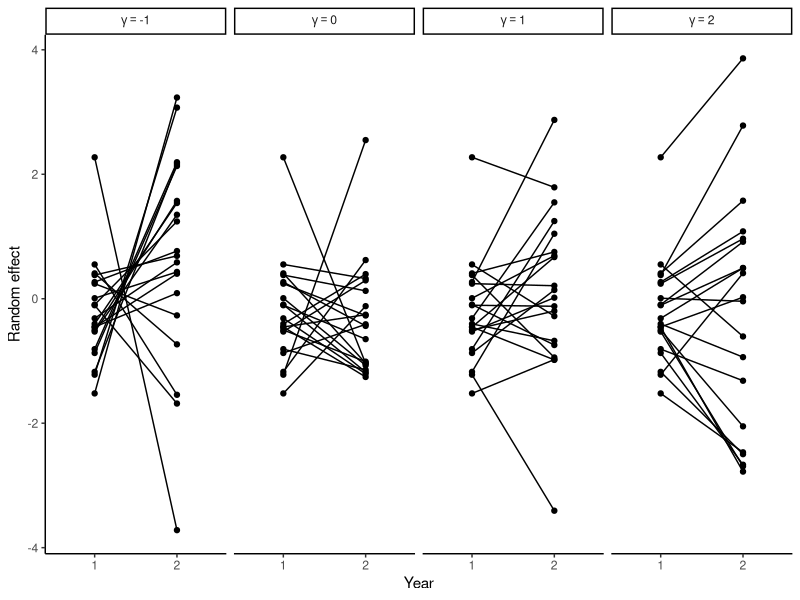

Source code (R):
#Example plots for separate box on year-to-year random effects

library(dplyr)
library(tidyr)
library(ggplot2)
theme_set(theme_classic())

N <- 20
sigma <- 1
y1_ab <- rnorm(N)

y2_abPos2 <- y1_ab*2 + rnorm(N,0,sigma)
y2_abPos1 <- y1_ab*1 + rnorm(N,0,sigma)
y2_abNeut <- y1_ab*0 + rnorm(N,0,sigma)
y2_abNeg1 <- y1_ab*-1 + rnorm(N,0,sigma)
y2_abNeg2 <- y1_ab*-2 + rnorm(N,0,sigma)

dat <- data.frame(site=letters[1:N],y1_ab,y2_abPos2,y2_abPos1,y2_abNeut,y2_abNeg1,y2_abNeg2)

p1 <- dat %>% gather('gamma','y2_ab',y2_abPos2:y2_abNeg2) %>% 
  mutate(gamma=factor(gamma,labels=c('-2','-1','0','1','2'))) %>% 
  filter(gamma!='-2') %>% 
  rename('y1'='y1_ab','y2'='y2_ab') %>% 
  gather('year','meas',y1,y2) %>% 
  mutate(year=factor(year,labels=c('1','2'))) %>% 
  ggplot(aes(year,meas,group=site))+
  # geom_point(position=position_jitter(width=0.1))+
  geom_point()+geom_line()+
  facet_wrap(~gamma,ncol=4,labeller=label_bquote(gamma==.(as.character(gamma))))+
  # facet_wrap(~gamma,ncol=4)+
  labs(x='Year',y='Random effect')
ggsave('./Figures/exampleGammaPlot.png',p1,width=5,height=3)
